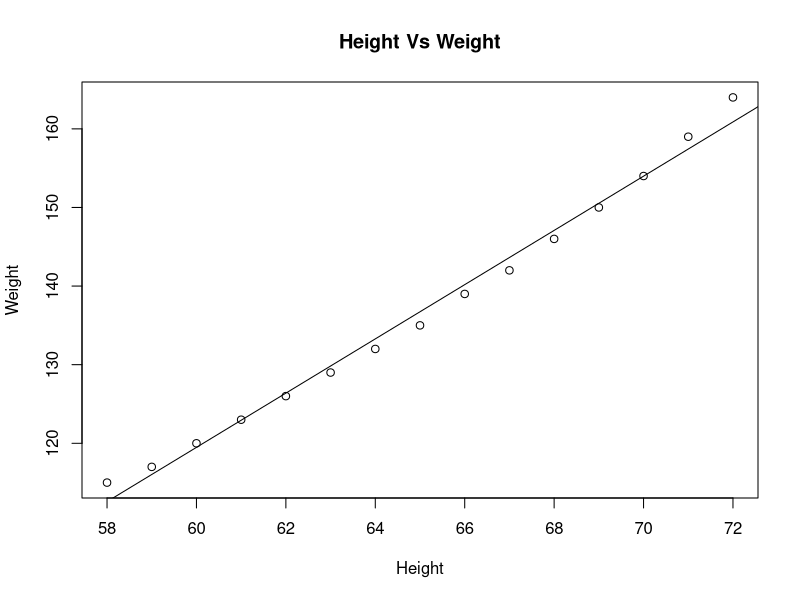

The R script that drew this image:
# Import the data from environmental/History/Connection panel

# Check the dataset with head function
head(women)

#calculating summary of the data
print(summary(women))

#Plotting the dataset
plot(women, main='Height Vs Weight', xlab='Height', ylab='Weight')

# Building the linear model using lm function
model<-lm(weight~height,women)
print(model)

#plotting the regression model (Y-Intercept + Slope)
abline(model)